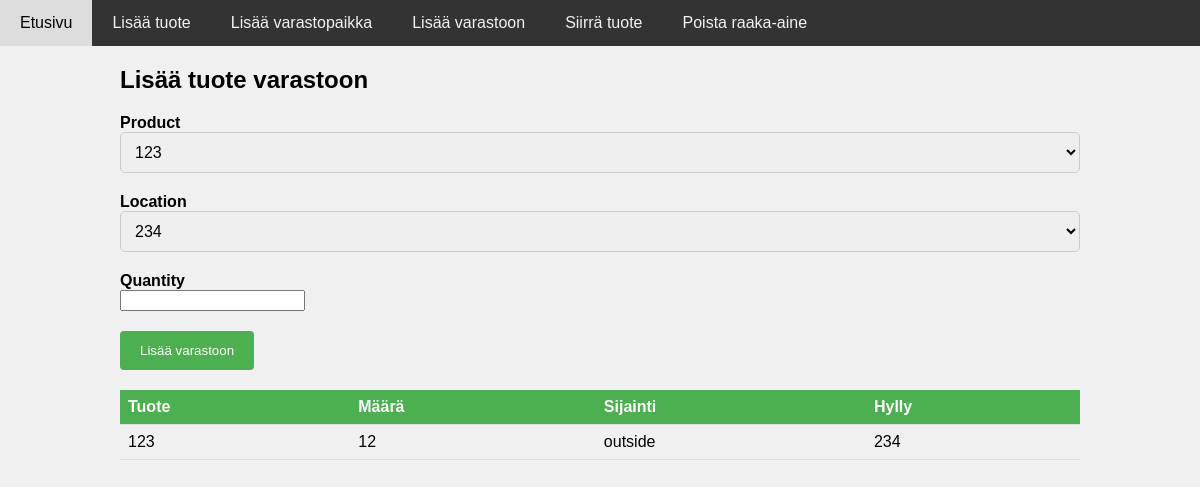
/add_stock, run on the app's committed database.
### app/models.py (models this page shows)
class Stock(db.Model):
    id = db.Column(db.Integer, primary_key=True)
    timestamp = db.Column(db.DateTime, nullable=False, default=datetime.utcnow)
    quantity = db.Column(db.Integer, nullable=False)
    product_id = db.Column(db.Integer, db.ForeignKey('product.id'))
    location_id = db.Column(db.Integer, db.ForeignKey('location.id'))
    product = db.relationship('Product', back_populates='stocks')
    location = db.relationship('Location', back_populates='stocks')

class Product(db.Model):
    id = db.Column(db.Integer, primary_key=True)
    description = db.Column(db.String(100), nullable=False, unique=True)
    category = db.Column(db.String(20), nullable=False)
    mancode = db.Column(db.String(50), nullable=True, unique=True)
    usercode = db.Column(db.String(50), nullable=True, unique=True)
    locations = db.relationship('Location', back_populates='product')
    stocks = db.relationship('Stock', back_populates='product')

class Location(db.Model):
    id = db.Column(db.Integer, primary_key=True)
    shelf = db.Column(db.String(20), nullable=False, unique=True)
    type = db.Column(db.String(20), nullable=False)
    quantity = db.Column(db.Integer, nullable=True, default=0)
    timestamp = db.Column(db.DateTime, nullable=True, default=datetime.utcnow, onupdate=False)
    product_id = db.Column(db.Integer, db.ForeignKey('product.id'))
    product = db.relationship('Product', back_populates='locations')
    stocks = db.relationship('Stock', back_populates='location')

### app/views.py (the view, shortened to what this page needs)
@main.route('/add_stock', methods=['GET', 'POST'])
def add_stock():
    stocks = Stock.query.all()
    return render_template('add_stock.html', form=Form(), stocks=stocks)

### app/forms.py (called while the page is built)
def get_locations():
    return Location.query.all()

def get_products():
    return Product.query.all()

### templates/add_stock.html (shortened to what this page needs)
{% extends 'base.html' %}
{% block content %}
  <h2>Lisää tuote varastoon</h2>
  <form method="POST" action="">
    <div class="form-group">
      {{ form.search_product.label }} {{ form.search_product(class="form-control") }}
    </div>
    <div class="form-group">
        {{ form.to_location.label }} {{ form.to_location(class="form-control") }}
      </div>
    <div class="form-group">
      {{ form.quantity.label }} {{ form.quantity(class="form-control") }}
    </div>
    <div class="form-group">
      <input type="submit" value="Lisää varastoon" class="btn btn-primary">
    </div>
  </form>
  <table class="table">
    <thead>
      <tr>
        <th>Tuote</th>
        <th>Määrä</th>
        <th>Sijainti</th>
        <th>Hylly</th>
      </tr>
    </thead>
    <tbody>
      {% for stock in stocks %}
        <tr>
          <td>{{ stock.product.description }}</td>
          <td>{{ stock.quantity }}</td>
          <td>{{ stock.location.type }}</td>
          <td>{{ stock.location.shelf }}</td>
        </tr>
      {% endfor %}
    </tbody>
  </table>
{% endblock %}

### static/css/style.css (style rules this page uses)
body { font-family: Arial, sans-serif; background-color: #f0f0f0; margin: 0; padding: 0; }
.form-group { margin-bottom: 20px; }
.form-group label { display: block; font-weight: bold; }
.form-group input[type="text"], .form-group select { width: 100%; padding: 10px; font-size: 16px; border-radius: 5px; border: 1px solid #ccc; }
.form-group input[type="submit"] { background-color: #4CAF50; color: white; padding: 12px 20px; border: none; border-radius: 4px; cursor: pointer; }
.table { width: 100%; border-collapse: collapse; }
.table th, .table td { padding: 8px; text-align: left; border-bottom: 1px solid #ddd; }
.table th { background-color: #4CAF50; color: white; }

### data on the page
Stock: product.description "123", quantity "12", location.type "outside", location.shelf "234"
